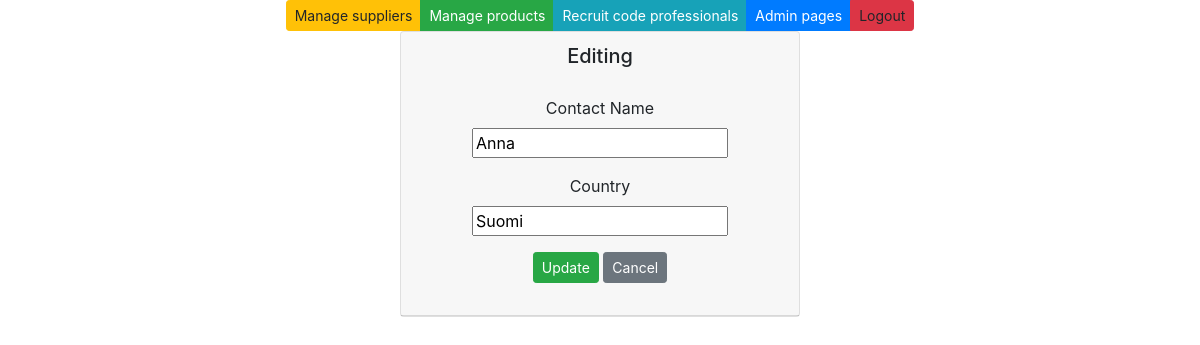
The app's page /edit-supplier-get/2/ (signed in), older data.
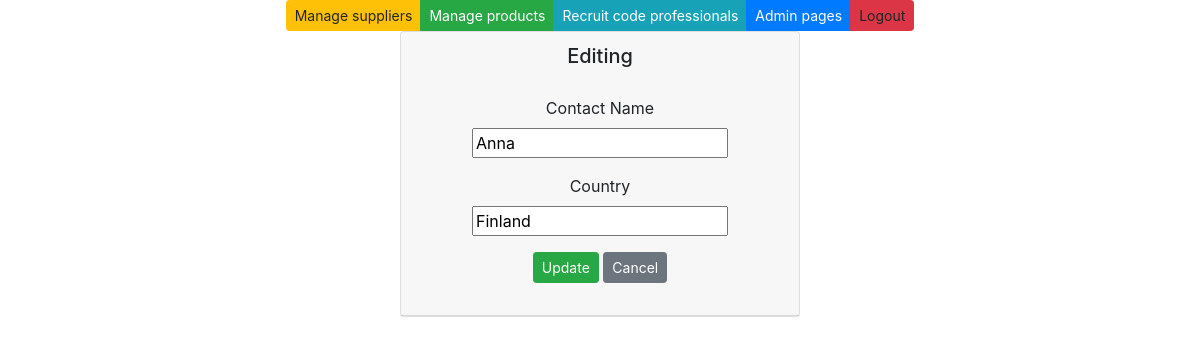
The same page, newer data.
### app/models.py (models this page shows, shortened)
class Supplier(models.Model):
    companyname = models.CharField(max_length = 50, default="firma")
    contactname = models.CharField(max_length = 50, default="firma")
    address = models.CharField(max_length = 100, default="firma")
    phone = models.CharField(max_length = 20, default="firma")
    email = models.CharField(max_length = 50, default="firma")
    country = models.CharField(max_length = 50, default="firma")

### app/views.py (the view)
# urls.py: path('edit-supplier-get/<int:id>/', edit_supplier_get),
def edit_supplier_get(request, id):
    if not request.user.is_authenticated:
        return render(request, 'loginpage.html')
    else:
        supplier = Supplier.objects.get(id = id)
        context = {'supplier': supplier}
        return render (request,"edit_supplier.html",context)

### app/templates/edit_supplier.html (shortened to what this page needs)
{% extends 'index.html' %}
{% block content %}
<div class="card" style="width: 25rem;">
    <div class="card-header">
        <h5>Editing {{product.supplier.companyname}}</h5>
        <div class="card-body">
            <form method="post" action="/edit-supplier-post/{{supplier.id}}/">
                <div class="form-group">
                    <label>Contact Name</label>
                    <input type="text" step=".01" name="contactname" value={{supplier.contactname}}>
                </div>
                <div class="form-group">
                    <label>Country</label>
                    <input type="text" name="country" value={{supplier.country}}>
                </div>
                <input type="submit" value="Update" class="btn btn-success btn-sm">
                <input type="button" onclick="window.location.href='/suppliers'" id="hide-btn"
                    class="btn btn-secondary btn-sm" value="Cancel">
            </form>
        </div>
    </div>
</div>
{% endblock %}

Row changes from the older to the newer data that the page shows:
changed Supplier: country "Suomi" → "Finland"
